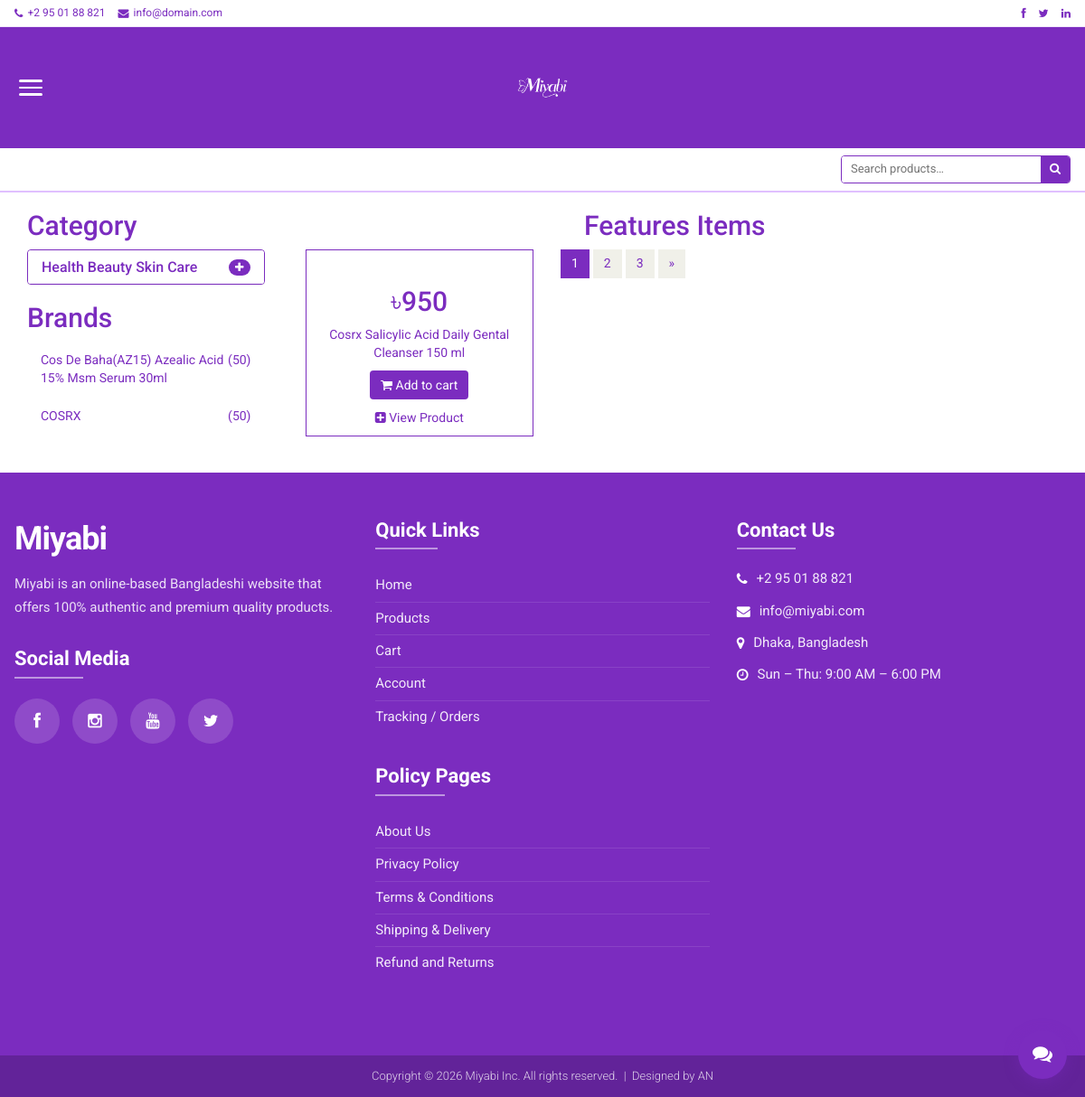
The app's page /product/ with its own data.
### app/models.py (models this page shows, shortened)
class Category(models.Model):
    name = models.CharField(max_length=150)

class Brand(models.Model):
    name = models.CharField(max_length=150)

class Product(models.Model):
    AVAILABILITY_CHOICES = (('In Stock', 'In Stock'), ('Out of Stock', 'Out of Stock'))
    category     = models.ForeignKey(Category, on_delete=models.CASCADE, null=False, default='')
    subcategory  = models.ForeignKey(Subcategory, on_delete=models.CASCADE, null=False, default='')
    brand        = models.ForeignKey(Brand, on_delete=models.CASCADE, null=True)
    image        = models.ImageField(upload_to='ecoming')
    name         = models.CharField(max_length=100)
    price        = models.IntegerField()
    Availability = models.CharField(choices=AVAILABILITY_CHOICES, null=True, max_length=100)
    date         = models.DateField(auto_now_add=True)
    is_popular   = models.BooleanField(default=False)

### E_shop/views.py (the view)
# urls.py: path('product/', views.Product_page, name='product'),
def Product_page(request):
    category   = Category.objects.all()
    brand      = Brand.objects.all()
    brandID    = request.GET.get('brand')
    categoryID = request.GET.get('category')
    query      = request.GET.get('q', '').strip()
    if query:
        product = Product.objects.filter(name__icontains=query).order_by('-id')
    elif categoryID:
        product = Product.objects.filter(Subcategory=categoryID).order_by('-id')
    elif brandID:
        product = Product.objects.filter(brand=brandID).order_by('-id')
    else:
        product = Product.objects.all()
    context = {
        'category': category,
        'brand':    brand,
        'product':  product,
        'query':    query,
    }
    return render(request, 'product.html', context)

### templates/product.html (shortened to what this page needs)
{% extends 'base.html' %}
{% block body %}
<section style="background:white; color:#7B2CBF;">
    <div class="container">
        <div class="row">
            <div class="col-sm-3">
                <div class="left-sidebar" style="background:white; color:#7B2CBF;">
                    <h2 style="color:#7B2CBF;">Category</h2>
                    <div class="panel-group category-products" id="accordian">
                        {% for cat in category %}
                        <div class="panel panel-default"
                             style="background:white; border:1px solid #7B2CBF;">
                            <div class="panel-heading" style="background:white;">
                                <h4 class="panel-title">
                                    <a data-toggle="collapse"
                                       data-parent="#accordian"
                                       href="#cat{{ forloop.counter }}"
                                       style="color:#7B2CBF;">
                                        <span class="badge pull-right"
                                              style="background:#7B2CBF;">
                                            <i class="fa fa-plus"></i>
                                        </span>
                                        {{ cat.name }}
                                    </a>
                                </h4>
                            </div>
                        </div>
                        {% endfor %}
                    </div>
                    <div class="brands_products">
                        <h2 style="color:#7B2CBF;">Brands</h2>
                        <div class="brands-name">
                            <ul class="nav nav-pills nav-stacked">
                                {% for i in brand %}
                                <li>
                                    <a href="/product/?brand={{ i.id }}"
                                       style="color:#7B2CBF;">
                                        <span class="pull-right">(50)</span>
                                        {{ i.name }}
                                    </a>
                                </li>
                                {% endfor %}
                            </ul>
                        </div>
                    </div>
                </div>
            </div>
            <div class="col-sm-9 padding-right">
                <div class="features_items">
                    <h2 class="title text-center" style="color:#7B2CBF;">
                        Features Items
                    </h2>
                    {% for prod in product %}
                    <div class="col-sm-4">
                        <div class="product-image-wrapper"
                             style="border:1px solid #7B2CBF; background:white;">
                            <div class="single-products">
                                <div class="productinfo text-center"
                                     style="background:white;">
                                    <h2 style="color:#7B2CBF;">
                                        ৳{{ prod.price }}
                                    </h2>
                                    <p style="color:#7B2CBF;">
                                        {{ prod.name }}
                                    </p>
                                    <a href="{% url 'cart:cart_add' prod.id %}"
                                       class="btn btn-default add-to-cart"
                                       style="background:#7B2CBF; color:white; border:none;">
                                        <i class="fa fa-shopping-cart"></i>
                                        Add to cart
                                    </a>
                                </div>
                            </div>
                            <div class="choose">
                                <ul class="nav nav-pills nav-justified">
                                    <li>
                                        <a href="{% url 'product_detail' prod.id %}"
                                           style="color:#7B2CBF;">
                                            <i class="fa fa-plus-square"></i>
                                            View Product
                                        </a>
                                    </li>
                                </ul>
                            </div>
                        </div>
                    </div>
                    {% endfor %}
                    <ul class="pagination">
                        <li class="active">
                            <a href=""
                               style="background:#7B2CBF; border-color:#7B2CBF; color:white;">
                                1
                            </a>
                        </li>
                        <li><a href="" style="color:#7B2CBF;">2</a></li>
                        <li><a href="" style="color:#7B2CBF;">3</a></li>
                        <li><a href="" style="color:#7B2CBF;">&raquo;</a></li>
                    </ul>
                </div>
            </div>
        </div>
    </div>
</section>
{% endblock %}

### static/css/main.css (style rules this page uses)
body { font-family: 'Roboto', sans-serif; background: linear-gradient(135deg, #020617 0%, #0b1220 30%, #1e40af 60%, #60a5fa 100%); position: relative; font-weight:400; color: #a557c9; }
ul li { list-style: none; }
a { -webkit-transition: 300ms; -moz-transition: 300ms; -o-transition: 300ms; transition: 300ms; }
h1, h2, h3, h4, h5, h6 { font-family: 'Roboto', sans-serif; }
.pagination { display: inline-block; margin-bottom: 25px; margin-top: 0; padding-left: 15px; }
.pagination li:first-child a, .pagination li:first-child span { border-bottom-left-radius: 0; border-top-left-radius: 0; margin-left: 0; }
.pagination li:last-child a, .pagination li:last-child span { border-bottom-right-radius: 0; border-top-right-radius: 0; }
.pagination .active a, .pagination .active span, .pagination .active a:hover, .pagination .active span:hover, .pagination .active a:focus, .pagination .active span:focus { background-color: #FE980F; border-color: #FE980F; color: #FFFFFF; cursor: default; z-index: 2; }
.pagination li a, .pagination li span { background-color: #f0f0e9; border: 0; float: left; line-height: 1.42857; margin-left: -1px; padding: 6px 12px; position: relative; text-decoration: none; margin-right: 5px; color:#000; }

### templates/base.html (style rules this page uses)
*, *::before, *::after { box-sizing: border-box; }
:root { --purple: #7B2CBF; --purple-light: #e0c0ff; --white: #ffffff; }
body { background: var(--white); color: var(--purple); padding-bottom: 0; }

### records on screen
Category: name "Health Beauty Skin Care"
Brand: name "Cos De Baha(AZ15) Azealic Acid 15% Msm Serum 30ml"
Brand: name "COSRX"
Product: price "950", name "Cosrx Salicylic Acid Daily Gental Cleanser 150 ml"
